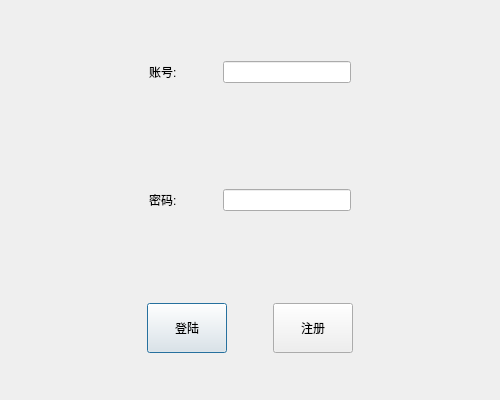
<?xml version="1.0" encoding="UTF-8"?>
<ui version="4.0">
 <class>LoginDlg</class>
 <widget class="QDialog" name="LoginDlg">
  <property name="geometry">
   <rect>
    <x>0</x>
    <y>0</y>
    <width>500</width>
    <height>400</height>
   </rect>
  </property>
  <property name="windowTitle">
   <string>Dialog</string>
  </property>
  <property name="windowIcon">
   <iconset resource="TinyChat.qrc">
    <normaloff>:/images/images/bitbug_favicon.ico</normaloff>:/images/images/bitbug_favicon.ico</iconset>
  </property>
  <layout class="QVBoxLayout" name="verticalLayout">
   <item>
    <widget class="QWidget" name="widget" native="true">
     <layout class="QHBoxLayout" name="horizontalLayout">
      <item>
       <spacer name="horizontalSpacer_3">
        <property name="orientation">
         <enum>Qt::Horizontal</enum>
        </property>
        <property name="sizeHint" stdset="0">
         <size>
          <width>40</width>
          <height>20</height>
         </size>
        </property>
       </spacer>
      </item>
      <item>
       <widget class="QLabel" name="label">
        <property name="text">
         <string>账号:</string>
        </property>
       </widget>
      </item>
      <item>
       <spacer name="horizontalSpacer">
        <property name="orientation">
         <enum>Qt::Horizontal</enum>
        </property>
        <property name="sizeType">
         <enum>QSizePolicy::Fixed</enum>
        </property>
        <property name="sizeHint" stdset="0">
         <size>
          <width>40</width>
          <height>20</height>
         </size>
        </property>
       </spacer>
      </item>
      <item>
       <widget class="QLineEdit" name="edit_account"/>
      </item>
      <item>
       <spacer name="horizontalSpacer_4">
        <property name="orientation">
         <enum>Qt::Horizontal</enum>
        </property>
        <property name="sizeHint" stdset="0">
         <size>
          <width>40</width>
          <height>20</height>
         </size>
        </property>
       </spacer>
      </item>
     </layout>
    </widget>
   </item>
   <item>
    <widget class="QWidget" name="widget_2" native="true">
     <layout class="QHBoxLayout" name="horizontalLayout_2">
      <item>
       <spacer name="horizontalSpacer_5">
        <property name="orientation">
         <enum>Qt::Horizontal</enum>
        </property>
        <property name="sizeHint" stdset="0">
         <size>
          <width>40</width>
          <height>20</height>
         </size>
        </property>
       </spacer>
      </item>
      <item>
       <widget class="QLabel" name="label_2">
        <property name="text">
         <string>密码:</string>
        </property>
       </widget>
      </item>
      <item>
       <spacer name="horizontalSpacer_2">
        <property name="orientation">
         <enum>Qt::Horizontal</enum>
        </property>
        <property name="sizeType">
         <enum>QSizePolicy::Fixed</enum>
        </property>
        <property name="sizeHint" stdset="0">
         <size>
          <width>40</width>
          <height>20</height>
         </size>
        </property>
       </spacer>
      </item>
      <item>
       <widget class="QLineEdit" name="edit_password">
        <property name="echoMode">
         <enum>QLineEdit::Password</enum>
        </property>
        <property name="dragEnabled">
         <bool>false</bool>
        </property>
       </widget>
      </item>
      <item>
       <spacer name="horizontalSpacer_6">
        <property name="orientation">
         <enum>Qt::Horizontal</enum>
        </property>
        <property name="sizeHint" stdset="0">
         <size>
          <width>40</width>
          <height>20</height>
         </size>
        </property>
       </spacer>
      </item>
     </layout>
    </widget>
   </item>
   <item>
    <widget class="QWidget" name="widget_3" native="true">
     <layout class="QHBoxLayout" name="horizontalLayout_3">
      <item>
       <spacer name="horizontalSpacer_7">
        <property name="orientation">
         <enum>Qt::Horizontal</enum>
        </property>
        <property name="sizeHint" stdset="0">
         <size>
          <width>40</width>
          <height>20</height>
         </size>
        </property>
       </spacer>
      </item>
      <item>
       <widget class="QPushButton" name="pushButton_login">
        <property name="minimumSize">
         <size>
          <width>80</width>
          <height>50</height>
         </size>
        </property>
        <property name="text">
         <string>登陆</string>
        </property>
       </widget>
      </item>
      <item>
       <spacer name="horizontalSpacer_9">
        <property name="orientation">
         <enum>Qt::Horizontal</enum>
        </property>
        <property name="sizeType">
         <enum>QSizePolicy::Fixed</enum>
        </property>
        <property name="sizeHint" stdset="0">
         <size>
          <width>40</width>
          <height>20</height>
         </size>
        </property>
       </spacer>
      </item>
      <item>
       <widget class="QPushButton" name="pushButton_regist">
        <property name="minimumSize">
         <size>
          <width>80</width>
          <height>50</height>
         </size>
        </property>
        <property name="text">
         <string>注册</string>
        </property>
       </widget>
      </item>
      <item>
       <spacer name="horizontalSpacer_8">
        <property name="orientation">
         <enum>Qt::Horizontal</enum>
        </property>
        <property name="sizeHint" stdset="0">
         <size>
          <width>40</width>
          <height>20</height>
         </size>
        </property>
       </spacer>
      </item>
     </layout>
    </widget>
   </item>
  </layout>
 </widget>
 <resources>
  <include location="TinyChat.qrc"/>
 </resources>
 <connections/>
</ui>
